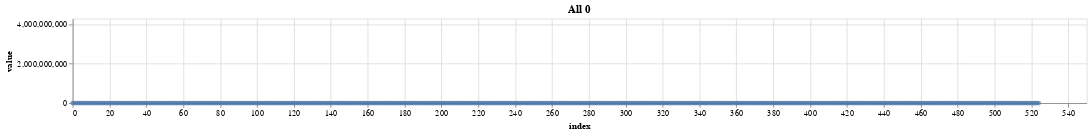
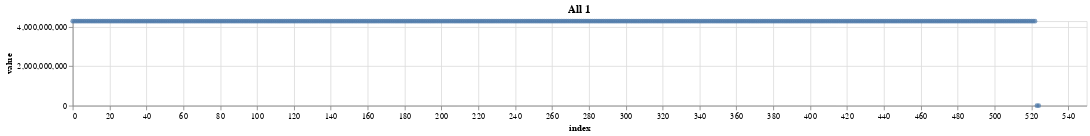
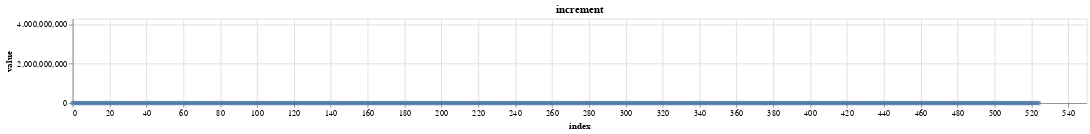
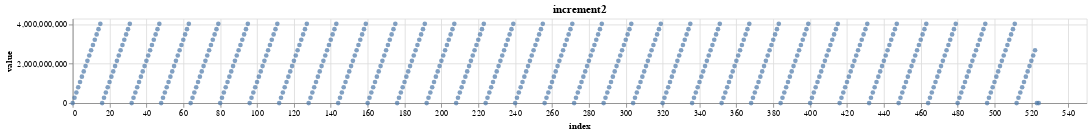

Notebook source saved alongside these figures, in order:
### Markdown cell above
# Data Layout

NAND FlashのPage配置に関連するEncode/Decode要素検証

### Code cell
from dataclasses import dataclass
import math
import random
from typing import Callable, List
import pandas as pd
import altair as alt


@dataclass
class TestData:
    """Test data class for testing the performance of the algorithm. The data is a list of integers."""

    name: str
    data: List[int]

    def display(self):
        """Display the data using Altair."""
        df = pd.DataFrame(enumerate(self.data), columns=["index", "value"])
        alt.Chart(df).mark_circle().properties(
            title=self.name, width=1200, height=100
        ).encode(
            alt.X("index:Q"),
            alt.Y("value:Q", scale=alt.Scale(zero=True, domain=[0, 0xFFFFFFFF])),
        ).display()

    def transform(
        self, f: Callable[["TestData"], List[int]], name: str = "transform"
    ) -> "TestData":
        """Transform the data using the function f. The function f should take a TestData object and return a list of integers."""
        return TestData(name=f"{name}({self.name})", data=f(self.data))


# README.md のデータは位置定義参照。
TEST_DATA_BYTES = (512 + 8) * 4 + 12
TEST_DATA_LEN = TEST_DATA_BYTES // 4
print(f"TEST_DATA_BYTES={TEST_DATA_BYTES}, TEST_DATA_LEN={TEST_DATA_LEN}")

# ECC保護単位が247bitごとになっているが、 512+8*4+12=2092byte は 68unitの途中となっており、2099.5byte地点までの間はAll Zero扱いで処理する。
# そのため、残りのデータサイズを計算し、All Zeroで埋める。
ECC_UNIT_DATA_SIZE = 247
ECC_UNIT_PADDING_BYTES = 2100-2092
ECC_UNIT_PADDING_LEN = ECC_UNIT_PADDING_BYTES // 4
ECC_UNIT_PADDING_DATA_U32 = list([0x00000000 for _ in range(ECC_UNIT_PADDING_LEN)])
print(
    f"ECC_UNIT_PADDING_BYTES={ECC_UNIT_PADDING_BYTES}, ECC_UNIT_PADDING_LEN={ECC_UNIT_PADDING_LEN}, ECC_UNIT_PADDING_DATA_U32={ECC_UNIT_PADDING_DATA_U32}"
)

test_datas = [
    TestData(
        name="All 0",
        data=[0x00000000 for _ in range(TEST_DATA_LEN)] + ECC_UNIT_PADDING_DATA_U32,
    ),
    TestData(
        name="All 1",
        data=[0xFFFFFFFF for _ in range(TEST_DATA_LEN)] + ECC_UNIT_PADDING_DATA_U32,
    ),
    TestData(
        name="increment",
        data=[(i & 0xFFFFFFFF) for i in range(TEST_DATA_LEN)]
        + ECC_UNIT_PADDING_DATA_U32,
    ),
    TestData(
        name="increment2",
        data=[((i * 0x10000000) & 0xFFFFFFFF) for i in range(TEST_DATA_LEN)]
        + ECC_UNIT_PADDING_DATA_U32,
    ),
    TestData(
        name="bitwalk",
        data=[(1 << (i % 32)) for i in range(TEST_DATA_LEN)]
        + ECC_UNIT_PADDING_DATA_U32,
    ),
    TestData(
        name="bitwalk2",
        data=[(~(1 << (i % 32)) & 0xFFFFFFFF) for i in range(TEST_DATA_LEN)]
        + ECC_UNIT_PADDING_DATA_U32,
    ),
    TestData(
        name="random1",
        data=[random.randint(0, 0xFFFFFFFF) for _ in range(TEST_DATA_LEN)]
        + ECC_UNIT_PADDING_DATA_U32,
    ),
    TestData(
        name="random2",
        data=[random.randint(0, 0xFFFFFFFF) for _ in range(TEST_DATA_LEN)]
        + ECC_UNIT_PADDING_DATA_U32,
    ),
]


for test_data in test_datas:
    test_data.display()

### Figure 1 — Vega-Lite specification as saved in the notebook (floating-point values rounded to 4 significant figures; data arrays with more than 128 entries replaced by an {"elided": "..."} marker saying what was removed)
{"config": {"view": {"continuousWidth": 300, "continuousHeight": 300}}, "data": {"name": "data-8d81210627c2431abb524daab918b0b4"}, "mark": {"type": "circle"}, "encoding": {"x": {"field": "index", "type": "quantitative"}, "y": {"field": "value", "scale": {"domain": [0, 4294967295], "zero": true}, "type": "quantitative"}}, "height": 100, "title": "All 0", "width": 1200, "$schema": "https://vega.github.io/schema/vega-lite/v5.17.0.json", "datasets": {"data-8d81210627c2431abb524daab918b0b4": {"elided": "525 records"}}}

### Figure 2 — Vega-Lite specification as saved in the notebook (floating-point values rounded to 4 significant figures; data arrays with more than 128 entries replaced by an {"elided": "..."} marker saying what was removed)
{"config": {"view": {"continuousWidth": 300, "continuousHeight": 300}}, "data": {"name": "data-3dc6c9f5b8aae84f10e4b993e69d3e61"}, "mark": {"type": "circle"}, "encoding": {"x": {"field": "index", "type": "quantitative"}, "y": {"field": "value", "scale": {"domain": [0, 4294967295], "zero": true}, "type": "quantitative"}}, "height": 100, "title": "All 1", "width": 1200, "$schema": "https://vega.github.io/schema/vega-lite/v5.17.0.json", "datasets": {"data-3dc6c9f5b8aae84f10e4b993e69d3e61": {"elided": "525 records"}}}

### Figure 3 — Vega-Lite specification as saved in the notebook (floating-point values rounded to 4 significant figures; data arrays with more than 128 entries replaced by an {"elided": "..."} marker saying what was removed)
{"config": {"view": {"continuousWidth": 300, "continuousHeight": 300}}, "data": {"name": "data-a9ce7f23b30a085b8e5103a8fa17e759"}, "mark": {"type": "circle"}, "encoding": {"x": {"field": "index", "type": "quantitative"}, "y": {"field": "value", "scale": {"domain": [0, 4294967295], "zero": true}, "type": "quantitative"}}, "height": 100, "title": "increment", "width": 1200, "$schema": "https://vega.github.io/schema/vega-lite/v5.17.0.json", "datasets": {"data-a9ce7f23b30a085b8e5103a8fa17e759": {"elided": "525 records"}}}

### Figure 4 — Vega-Lite specification as saved in the notebook (floating-point values rounded to 4 significant figures; data arrays with more than 128 entries replaced by an {"elided": "..."} marker saying what was removed)
{"config": {"view": {"continuousWidth": 300, "continuousHeight": 300}}, "data": {"name": "data-1078ad1dcf393c5e99f2c84ed6b78cc8"}, "mark": {"type": "circle"}, "encoding": {"x": {"field": "index", "type": "quantitative"}, "y": {"field": "value", "scale": {"domain": [0, 4294967295], "zero": true}, "type": "quantitative"}}, "height": 100, "title": "increment2", "width": 1200, "$schema": "https://vega.github.io/schema/vega-lite/v5.17.0.json", "datasets": {"data-1078ad1dcf393c5e99f2c84ed6b78cc8": {"elided": "525 records"}}}
